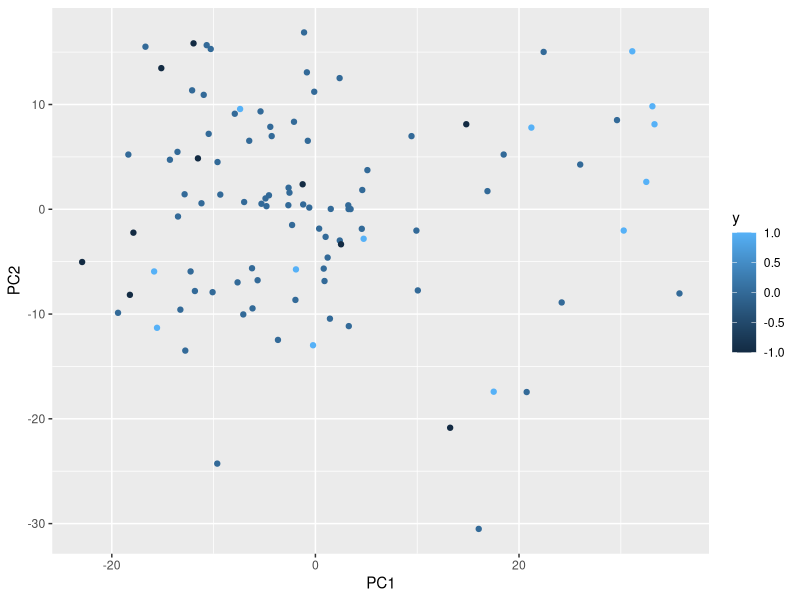

Recreate this plot in R.
## ---- chunk 1
knitr::opts_chunk$set(echo = TRUE)
library(tidyverse)
library(rstudioapi)
library(ggfortify)
library(caret)

## ---- chunk 2
# upload data
setwd(dirname(getActiveDocumentContext()$path))
data <- read.csv2("merged.csv", header = T, sep=";", row.names = 1)
head(data[,1:7])
dim(data)
summary(data[,1:7])

## ---- chunk 3
feature_selection <- function(data, X, y, perc = 0.6){
  fs_matrix <- filterVarImp(X, y)
  fs <- apply(fs_matrix,1,mean)
  sorted_features <- sort(fs, decreasing = T)
  n <- length(sorted_features[sorted_features >= perc])
  selected <- sorted_features[1:n]
  
  keep <- c(names(data[,1:2]), names(selected))
  data_fs <- data[, (names(data) %in% keep)]
  return(data_fs)
}

data_fs <- feature_selection(data, data[,2:dim(data)[2]], as.factor(data[,1]), perc = 0.6)
data_fs
## ---- chunk 4
pc <- prcomp(data_fs[,2:dim(data_fs)[2]], scale.=T, center = TRUE) # con scale.=T ottengo le PC a partire dalle correlazioni
#summary(pc)
#biplot(pc)

df_out <- as.data.frame(pc$x)
df_out$y <- data_fs[,2]
p<-ggplot(df_out,aes(x=PC1,y=PC2,color=y ))
p<-p+geom_point()
p
